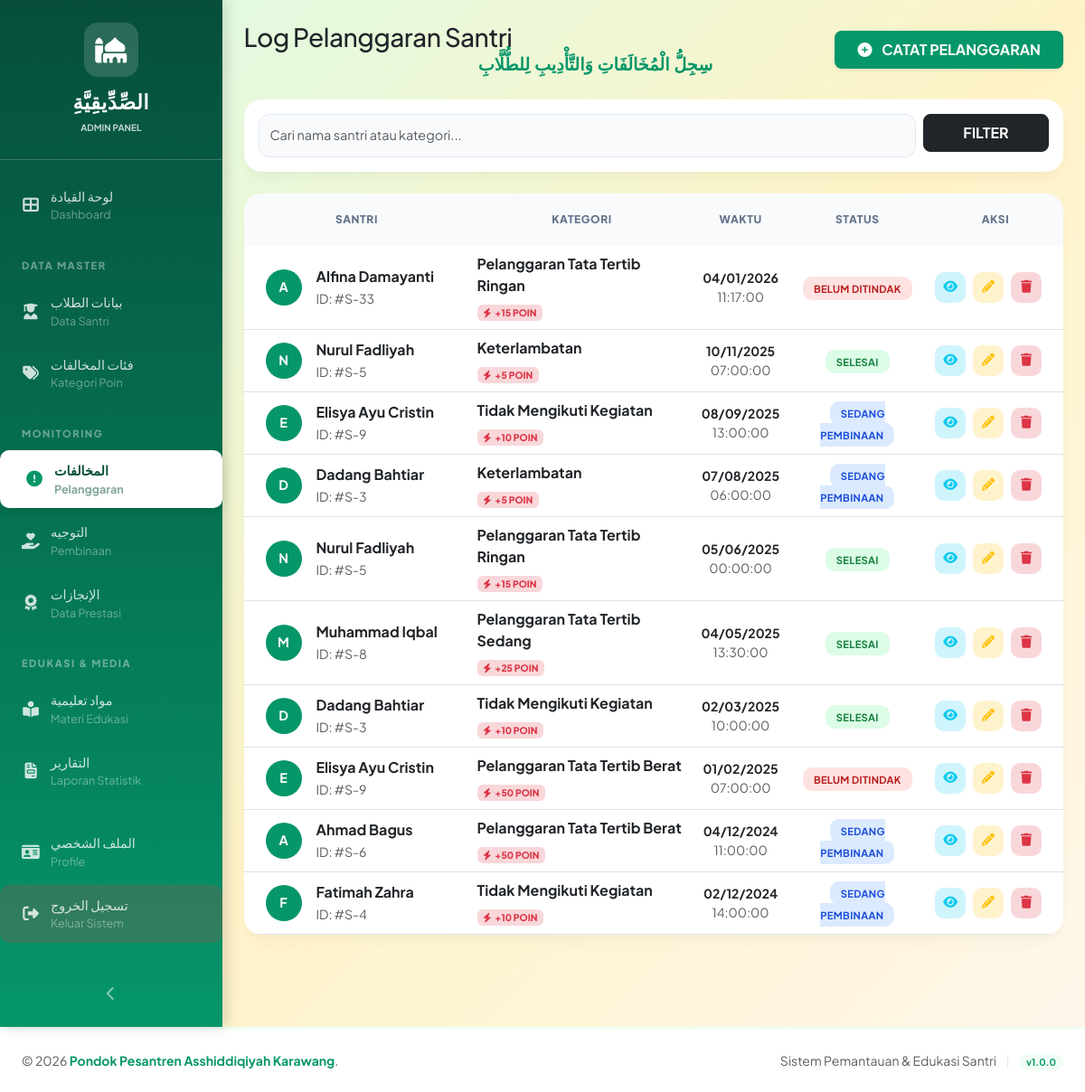
/admin/pelanggaran.php (signed in), run on the app's committed database.
### tables this page shows
CREATE TABLE `pelanggaran` (
  `id` int(11) NOT NULL,
  `santri_id` int(11) NOT NULL,
  `kategori_id` int(11) NOT NULL,
  `tanggal_pelanggaran` date NOT NULL,
  `waktu_pelanggaran` time NOT NULL,
  `deskripsi_pelanggaran` text DEFAULT NULL,
  `tindakan_pembinaan` text DEFAULT NULL,
  `status` enum('Belum Ditindak','Sedang Pembinaan','Selesai') DEFAULT 'Belum Ditindak',
  `dicatat_oleh` int(11) NOT NULL,
  `created_at` timestamp NOT NULL DEFAULT current_timestamp()
);

CREATE TABLE `users` (
  `id` int(11) NOT NULL,
  `nama_lengkap` varchar(100) NOT NULL,
  `nama_arab` varchar(255) DEFAULT NULL,
  `username` varchar(50) NOT NULL,
  `password` varchar(255) NOT NULL,
  `role` enum('admin','santri') NOT NULL,
  `jenis_kelamin` enum('Laki-laki','Perempuan') NOT NULL,
  `tanggal_lahir` date DEFAULT NULL,
  `alamat` text DEFAULT NULL,
  `nomor_telepon` varchar(15) DEFAULT NULL,
  `foto_profil` varchar(255) DEFAULT 'default.png',
  `created_at` timestamp NOT NULL DEFAULT current_timestamp(),
  `updated_at` timestamp NOT NULL DEFAULT current_timestamp() ON UPDATE current_timestamp()
);

CREATE TABLE `kategori_pelanggaran` (
  `id` int(11) NOT NULL,
  `nama_kategori` varchar(100) NOT NULL,
  `deskripsi` text DEFAULT NULL,
  `poin_pelanggaran` int(11) DEFAULT 0,
  `created_at` timestamp NOT NULL DEFAULT current_timestamp()
);

### admin/pelanggaran.php (the view, shortened to what this page needs)
<?php
require_once '../config.php';
mysqli_set_charset($conn, "utf8mb4");
$search = isset($_GET['search']) ? escape($_GET['search']) : '';
$query_pelanggaran = "SELECT p.*, u.nama_lengkap, k.nama_kategori, k.poin_pelanggaran
                      FROM pelanggaran p
                      JOIN users u ON p.santri_id = u.id
                      JOIN kategori_pelanggaran k ON p.kategori_id = k.id";
$query_pelanggaran .= " ORDER BY p.tanggal_pelanggaran DESC, p.waktu_pelanggaran DESC";
$result_pelanggaran = mysqli_query($conn, $query_pelanggaran);
include '../includes/header.php';
?>
<div class="d-flex" id="wrapper">
    <?php include '../includes/sidebar_admin.php'; ?>
    <div class="flex-grow-1" id="content-wrapper">
        <div class="container-fluid px-4 py-4">
            <div class="row align-items-center mb-4">
                <div class="col-md-7">
                    <h3 class="fw-800 text-dark mb-0" style="letter-spacing: -0.5px;">Log Pelanggaran Santri</h3>
                    <p class="text-emerald fw-bold font-arab mb-0" style="font-size: 1.2rem;" dir="rtl">سِجِلُّ الْمُخَالَفَاتِ وَالتَّأْدِيبِ لِلطُّلَّابِ</p>
                </div>
                <div class="col-md-5 text-md-end mt-3 mt-md-0">
                    <button class="btn bg-emerald text-white shadow-sm px-4 py-2 fw-bold rounded-3" data-bs-toggle="modal" data-bs-target="#modalTambah">
                        <i class="fas fa-plus-circle me-2"></i> CATAT PELANGGARAN
                    </button>
                </div>
            </div>
            <div class="card card-modern mb-4">
                <div class="card-body p-3">
                    <form method="GET" class="row g-2">
                        <div class="col-md-10">
                            <input type="text" name="search" class="form-control input-modern" placeholder="Cari nama santri atau kategori..." value="<?= $search ?>">
                        </div>
                        <div class="col-md-2">
                            <button type="submit" class="btn btn-dark w-100 py-2 rounded-3 fw-bold">FILTER</button>
                        </div>
                    </form>
                </div>
            </div>
            <div class="card card-modern overflow-hidden">
                <div class="table-responsive">
                    <table class="table table-hover align-middle mb-0">
                        <thead>
                            <tr>
                                <th width="250">SANTRI</th>
                                <th>KATEGORI</th>
                                <th>WAKTU</th>
                                <th>STATUS</th>
                                <th width="150">AKSI</th>
                            </tr>
                        </thead>
                        <tbody>
                            <?php if (mysqli_num_rows($result_pelanggaran) > 0): ?>
                                <?php while ($row = mysqli_fetch_assoc($result_pelanggaran)):
                                    $status_class = ($row['status'] == 'Selesai') ? 'status-selesai' : (($row['status'] == 'Sedang Pembinaan') ? 'status-proses' : 'status-belum');
                                    $jsonData = htmlspecialchars(json_encode($row), ENT_QUOTES, 'UTF-8');
                                ?>
                                <tr>
                                    <td class="ps-4">
                                        <div class="d-flex align-items-center">
                                            <div class="bg-emerald text-white rounded-circle me-3 d-flex align-items-center justify-content-center fw-bold" style="width: 40px; height: 40px; font-size: 0.9rem;">
                                                <?= strtoupper(substr($row['nama_lengkap'], 0, 1)) ?>
                                            </div>
                                            <div>
                                                <div class="fw-bold text-dark"><?= $row['nama_lengkap'] ?></div>
                                                <small class="text-muted">ID: #S-<?= $row['santri_id'] ?></small>
                                            </div>
                                        </div>
                                    </td>
                                    <td>
                                        <div class="fw-bold text-dark mb-1"><?= $row['nama_kategori'] ?></div>
                                        <span class="badge bg-danger-subtle text-danger border-0" style="font-size: 0.65rem; font-weight: 800;">
                                            <i class="fas fa-bolt me-1"></i>+<?= $row['poin_pelanggaran'] ?> POIN
                                        </span>
                                    </td>
                                    <td class="text-center">
                                        <div class="small fw-bold text-dark"><?= date('d/m/Y', strtotime($row['tanggal_pelanggaran'])) ?></div>
                                        <div class="small text-muted"><?= $row['waktu_pelanggaran'] ?></div>
                                    </td>
                                    <td class="text-center">
                                        <span class="badge-status <?= $status_class ?>"><?= strtoupper($row['status']) ?></span>
                                    </td>
                                    <td class="text-center pe-4">
                                        <div class="d-flex justify-content-center gap-2">
                                            <button class="btn-action bg-info-subtle text-info" onclick='detailPelanggaran(<?= $jsonData ?>)' title="Detail"><i class="fas fa-eye fa-sm"></i></button>
                                            <button class="btn-action bg-warning-subtle text-warning" onclick='openEditModal(<?= $jsonData ?>)' title="Ubah"><i class="fas fa-pencil-alt fa-sm"></i></button>
                                            <a href="?hapus=<?= $row['id'] ?>" class="btn-action bg-danger-subtle text-danger" onclick="return confirm('Hapus data pelanggaran ini?')" title="Hapus"><i class="fas fa-trash fa-sm"></i></a>
                                        </div>
                                    </td>
                                </tr>
                                <?php endwhile; ?>
                            <?php else: ?>
                                <tr><td colspan="5" class="text-center py-5 text-muted">Data tidak ditemukan.</td></tr>
                            <?php endif; ?>
                        </tbody>
                    </table>
                </div>
            </div>
        </div>
    </div>
</div>
<?php include '../includes/footer.php'; ?>

### includes/header.php (style rules this page uses)
:root { --primary-green: #86efac; --secondary-green: #4ade80; --dark-green: #16a34a; --light-green: #dcfce7; --cream: #fef3c7; }
body { background: linear-gradient(135deg, var(--light-green) 0%, var(--cream) 50%, #fff7ed 100%); font-family: 'Segoe UI', Tahoma, Geneva, Verdana, sans-serif; }
.card { border: 2px solid var(--light-green); box-shadow: 0 2px 15px rgba(0, 0, 0, 0.05); border-radius: 10px; margin-bottom: 20px; }
.table { background: white; }
.table thead { background: linear-gradient(135deg, var(--light-green) 0%, var(--cream) 100%); }
.table thead th { color: var(--dark-green); font-weight: 600; border-bottom: 2px solid var(--primary-green); }

### admin/pelanggaran.php (style rules this page uses)
* { font-family: 'Plus Jakarta Sans', sans-serif; }
body { background-color: #f8fafc; color: #1e293b; }
.font-arab { font-family: 'Amiri', serif !important; }
.bg-emerald { background-color: #059669 !important; }
.text-emerald { color: #059669 !important; }
.card-modern { border: none; border-radius: 20px; box-shadow: 0 10px 15px -3px rgba(0, 0, 0, 0.04); background: white; }
.table thead th { background-color: #f8fafc; text-transform: uppercase; font-size: 0.75rem; letter-spacing: 0.05em; color: #64748b; padding: 1.25rem; border: none; font-weight: 800; text-align: center; }
.badge-status { padding: 6px 12px; border-radius: 10px; font-weight: 700; font-size: 0.7rem; letter-spacing: 0.3px; }
.status-selesai { background: #dcfce7; color: #15803d; }
.status-proses { background: #dbeafe; color: #1d4ed8; }
.status-belum { background: #fee2e2; color: #b91c1c; }
.btn-action { width: 34px; height: 34px; display: inline-flex; align-items: center; justify-content: center; border-radius: 10px; transition: all 0.2s; border: none; text-decoration: none; cursor: pointer; }
.input-modern { border-radius: 12px; padding: 0.75rem; border: 1px solid #e2e8f0; background-color: #f8fafc; font-size: 0.9rem; }

### data on the page
pelanggaran: santri.nama_lengkap "A", santri.nama_lengkap "Alfina Damayanti", santri "33", kategori.nama_kategori "Pelanggaran Tata Tertib Ringan", kategori.poin_pelanggaran "15", tanggal_pelanggaran "04/01/2026", waktu_pelanggaran "11:17:00", status "BELUM DITINDAK"
pelanggaran: santri.nama_lengkap "N", santri.nama_lengkap "Nurul Fadliyah", santri "5", kategori.nama_kategori "Keterlambatan", kategori.poin_pelanggaran "5", tanggal_pelanggaran "10/11/2025", waktu_pelanggaran "07:00:00", status "SELESAI"
pelanggaran: santri.nama_lengkap "E", santri.nama_lengkap "Elisya Ayu Cristin", santri "9", kategori.nama_kategori "Tidak Mengikuti Kegiatan", kategori.poin_pelanggaran "10", tanggal_pelanggaran "08/09/2025", waktu_pelanggaran "13:00:00", status "SEDANG PEMBINAAN"
pelanggaran: santri.nama_lengkap "D", santri.nama_lengkap "Dadang Bahtiar", santri "3", kategori.nama_kategori "Keterlambatan", kategori.poin_pelanggaran "5", tanggal_pelanggaran "07/08/2025", waktu_pelanggaran "06:00:00", status "SEDANG PEMBINAAN"
pelanggaran: santri.nama_lengkap "N", santri.nama_lengkap "Nurul Fadliyah", santri "5", kategori.nama_kategori "Pelanggaran Tata Tertib Ringan", kategori.poin_pelanggaran "15", tanggal_pelanggaran "05/06/2025", waktu_pelanggaran "00:00:00", status "SELESAI"
pelanggaran: santri.nama_lengkap "M", santri.nama_lengkap "Muhammad Iqbal", santri "8", kategori.nama_kategori "Pelanggaran Tata Tertib Sedang", kategori.poin_pelanggaran "25", tanggal_pelanggaran "04/05/2025", waktu_pelanggaran "13:30:00", status "SELESAI"
pelanggaran: santri.nama_lengkap "D", santri.nama_lengkap "Dadang Bahtiar", santri "3", kategori.nama_kategori "Tidak Mengikuti Kegiatan", kategori.poin_pelanggaran "10", tanggal_pelanggaran "02/03/2025", waktu_pelanggaran "10:00:00", status "SELESAI"
pelanggaran: santri.nama_lengkap "E", santri.nama_lengkap "Elisya Ayu Cristin", santri "9", kategori.nama_kategori "Pelanggaran Tata Tertib Berat", kategori.poin_pelanggaran "50", tanggal_pelanggaran "01/02/2025", waktu_pelanggaran "07:00:00", status "BELUM DITINDAK"
pelanggaran: santri.nama_lengkap "A", santri.nama_lengkap "Ahmad Bagus", santri "6", kategori.nama_kategori "Pelanggaran Tata Tertib Berat", kategori.poin_pelanggaran "50", tanggal_pelanggaran "04/12/2024", waktu_pelanggaran "11:00:00", status "SEDANG PEMBINAAN"
pelanggaran: santri.nama_lengkap "F", santri.nama_lengkap "Fatimah Zahra", santri "4", kategori.nama_kategori "Tidak Mengikuti Kegiatan", kategori.poin_pelanggaran "10", tanggal_pelanggaran "02/12/2024", waktu_pelanggaran "14:00:00", status "SEDANG PEMBINAAN"
